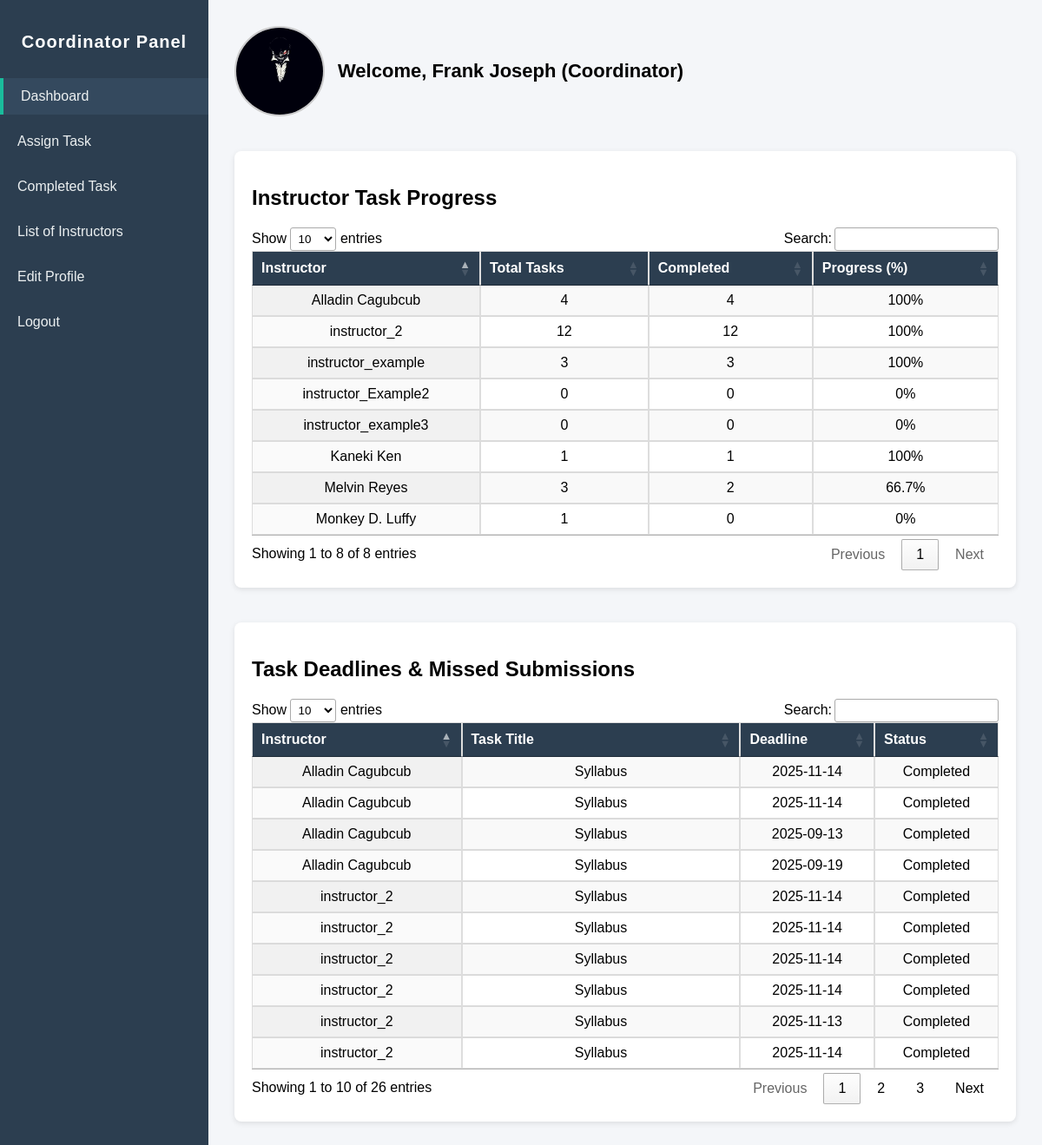
The page /coordinator/dashboard.php (signed in) on the database its author committed.
### tables this page shows
CREATE TABLE `tasks` (
  `id` int(11) NOT NULL,
  `instructor_id` int(11) NOT NULL,
  `title` varchar(255) NOT NULL,
  `description` text NOT NULL,
  `assigned_to` int(11) NOT NULL,
  `assigned_by` int(11) NOT NULL,
  `date_assigned` date NOT NULL,
  `deadline` date NOT NULL,
  `academic_year` varchar(50) NOT NULL,
  `status` enum('pending','completed') DEFAULT 'pending',
  `created_at` datetime DEFAULT current_timestamp()
);

CREATE TABLE `users` (
  `id` int(11) NOT NULL,
  `name` varchar(100) NOT NULL,
  `email` varchar(100) NOT NULL,
  `profile_image` varchar(255) DEFAULT NULL,
  `password` varchar(255) NOT NULL,
  `role` enum('admin','coordinator','instructor') NOT NULL,
  `status` enum('pending','active','inactive') NOT NULL DEFAULT 'pending',
  `created_at` datetime DEFAULT current_timestamp(),
  `is_approved` tinyint(1) DEFAULT 0
);

### coordinator/dashboard.php (the view, shortened to what this page needs)
<?php
require_once "../inc/config.php";
$sql = "
    SELECT
        u.name AS instructor_name,
        t.title AS task_title,
        t.deadline,
        t.status,
        t.created_at,
        t.id AS task_id
    FROM users u
    LEFT JOIN tasks t ON u.id = t.assigned_to
    WHERE u.role = 'instructor'
    ORDER BY t.created_at DESC, u.name, t.deadline ASC
";
$stmt = $pdo->query($sql);
$tasks = $stmt->fetchAll(PDO::FETCH_ASSOC);
$progressStmt = $pdo->query("
    SELECT
        u.name AS instructor_name,
        COUNT(t.id) AS total_tasks,
        SUM(CASE WHEN t.status = 'completed' THEN 1 ELSE 0 END) AS completed_tasks
    FROM users u
    LEFT JOIN tasks t ON u.id = t.assigned_to
    WHERE u.role = 'instructor'
    GROUP BY u.id, u.name
");
$instructorProgress = $progressStmt->fetchAll(PDO::FETCH_ASSOC);
?>
<!DOCTYPE html>
<html lang="en">
<head>
    <link rel="stylesheet" href="https://cdn.datatables.net/1.13.6/css/jquery.dataTables.min.css">
</head>
<body>
    <div class="dashboard-container">
        <aside class="sidebar">
            <h2>Coordinator Panel</h2>
            <ul>
                <li class="<?= basename($_SERVER['PHP_SELF']) == 'dashboard.php' ? 'active' : '' ?>"><a href="dashboard.php">Dashboard</a></li>
                <li class="<?= basename($_SERVER['PHP_SELF']) == 'assign_task.php' ? 'active' : '' ?>"><a href="assign_task.php">Assign Task</a></li>
                <li class="<?= basename($_SERVER['PHP_SELF']) == 'completed_task.php' ? 'active' : '' ?>"><a href="completed_task.php">Completed Task</a></li>
                <li class="<?= basename($_SERVER['PHP_SELF']) == 'manage_instructors.php' ? 'active' : '' ?>"><a href="manage_instructors.php">List of Instructors</a></li>
                <li class="<?= basename($_SERVER['PHP_SELF']) == 'edit_profile.php' ? 'active' : '' ?>"><a href="edit_profile.php">Edit Profile</a></li>
                <li><a href="../auth/logout.php">Logout</a></li>
            </ul>
        </aside>
        <main class="main-content">
            <div class="welcome-container">
                <?php
                $profilePic = !empty($_SESSION['profile_image'])
                    ? "../uploads/profiles/" . $_SESSION['profile_image']
                    : "../assets/images/default.png";
                ?>
                <img src="<?= htmlspecialchars($profilePic) ?>" alt="Profile" id="profile-pic" style="cursor:pointer;width:100px;height:100px;border-radius:50%;border:2px solid #ccc;object-fit:cover;">
                <h1>Welcome, <?= htmlspecialchars($_SESSION['name']) ?> (Coordinator)</h1>
            </div>
            <div class="table-container">
                <h2>Instructor Task Progress</h2>
                <table id="progressTable" class="display">
                    <thead>
                        <tr>
                            <th>Instructor</th>
                            <th>Total Tasks</th>
                            <th>Completed</th>
                            <th>Progress (%)</th>
                        </tr>
                    </thead>
                    <tbody>
                        <?php foreach ($instructorProgress as $row):
                            $progress = $row['total_tasks'] > 0 ? round(($row['completed_tasks'] / $row['total_tasks']) * 100, 1) : 0; ?>
                            <tr>
                                <td><?= htmlspecialchars($row['instructor_name']) ?></td>
                                <td><?= $row['total_tasks'] ?></td>
                                <td><?= $row['completed_tasks'] ?></td>
                                <td><?= $progress ?>%</td>
                            </tr>
                        <?php endforeach; ?>
                    </tbody>
                </table>
            </div>
            <div class="table-container">
                <h2>Task Deadlines & Missed Submissions</h2>
                <table id="tasksTable" class="display">
                    <thead>
                        <tr>
                            <th>Instructor</th>
                            <th>Task Title</th>
                            <th>Deadline</th>
                            <th>Status</th>
                        </tr>
                    </thead>
                    <tbody>
                        <?php foreach ($tasks as $t):
                            $isMissed = ($t['status'] != 'completed' && strtotime($t['deadline']) < time()); ?>
                            <tr class="<?= $isMissed ? 'missed' : '' ?>">
                                <td><?= htmlspecialchars($t['instructor_name']) ?></td>
                                <td><?= htmlspecialchars($t['task_title'] ?: '—') ?></td>
                                <td><?= htmlspecialchars($t['deadline'] ?: 'No deadline') ?></td>
                                <td class="<?= $isMissed ? 'missed-cell' : '' ?>"><?= $isMissed ? 'Missed' : ucfirst($t['status'] ?: 'Pending') ?></td>
                            </tr>
                        <?php endforeach; ?>
                    </tbody>
                </table>
            </div>
        </main>
    </div>
</body>
</html>

### coordinator/dashboard.php (style rules this page uses)
body { margin: 0; font-family: Arial, sans-serif; background: #f4f6f9; }
.dashboard-container { display: flex; min-height: 100vh; }
.sidebar { width: 240px; background: #2c3e50; color: #fff; padding: 20px 0; flex-shrink: 0; }
.sidebar h2 { text-align: center; margin-bottom: 30px; font-size: 20px; letter-spacing: 1px; }
.sidebar ul { list-style: none; padding: 0; }
.sidebar ul li { margin: 10px 0; }
.sidebar ul li a { display: block; padding: 12px 20px; color: #ecf0f1; text-decoration: none; transition: background 0.3s; }
.sidebar ul li a:hover, .sidebar ul li.active a { background: #34495e; border-left: 4px solid #1abc9c; }
.main-content { flex-grow: 1; padding: 30px; }
.welcome-container { display: flex; align-items: center; margin-bottom: 25px; }
.welcome-container img { width: 60px; height: 60px; border-radius: 50%; margin-right: 15px; border: 2px solid #ddd; }
.welcome-container h1 { font-size: 22px; margin: 0; }
.table-container { background: white; padding: 20px; border-radius: 8px; box-shadow: 0 2px 6px rgba(0, 0, 0, 0.1); margin-top: 40px; }
table { width: 100%; border-collapse: collapse; margin-top: 15px; }
th, td { border: 1px solid #ddd; padding: 10px; text-align: center; }
th { background: #2c3e50; color: white; }

### rows shown on the page
tasks: assigned_to.name "Alladin Cagubcub", title "Syllabus", deadline "2025-11-14", status "Completed"
tasks: assigned_to.name "instructor_2", title "Syllabus", deadline "2025-11-14", status "Completed"
tasks: assigned_to.name "instructor_2", title "Syllabus", deadline "2025-11-14", status "Completed"
tasks: assigned_to.name "instructor_2", title "Syllabus", deadline "2025-11-14", status "Completed"
tasks: assigned_to.name "instructor_2", title "Syllabus", deadline "2025-11-14", status "Completed"
tasks: assigned_to.name "instructor_2", title "Syllabus", deadline "2025-11-13", status "Completed"
tasks: assigned_to.name "instructor_2", title "Syllabus", deadline "2025-11-14", status "Completed"
tasks: assigned_to.name "Alladin Cagubcub", title "Syllabus", deadline "2025-11-14", status "Completed"
tasks: assigned_to.name "Alladin Cagubcub", title "Syllabus", deadline "2025-09-13", status "Completed"
tasks: assigned_to.name "Alladin Cagubcub", title "Syllabus", deadline "2025-09-19", status "Completed"

### other values the page prints
$_SESSION['name'] "Frank Joseph"
$row['instructor_name'] "instructor_example"
$row['total_tasks'] "3"
$row['completed_tasks'] "3"
$progress "100"
$row['instructor_name'] "instructor_2"
$row['total_tasks'] "12"
$row['completed_tasks'] "12"
$row['instructor_name'] "Melvin Reyes"
$row['completed_tasks'] "2"
$progress "66.7"
$row['instructor_name'] "Alladin Cagubcub"
$row['total_tasks'] "4"
$row['completed_tasks'] "4"
$row['instructor_name'] "Kaneki Ken"
